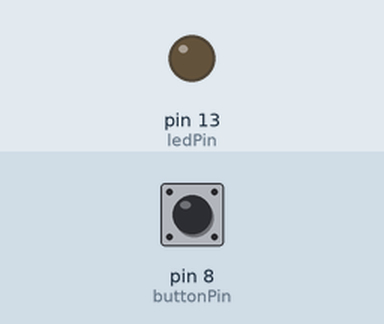
Simulated run of this sketch. Board: Arduino Uno, built with avr-gcc and run on an emulated ATmega328P. On the bench: output pins drawn as LEDs (lit = HIGH). The inputs (shaded band) are chosen by the test bench; at power-on: pin 8 (buttonPin) LOW. What the sketch prints to the serial monitor is not drawn.

Above: at 4.8 s.
4.9 s: pin 8 (buttonPin) pulled HIGH for 2.35 s
At 5.8 s:
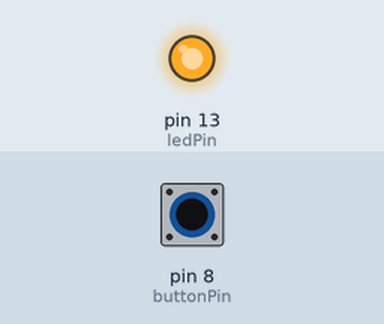
8.7 s: pin 8 (buttonPin) pulled HIGH for 2.35 s
Timing chart, 0 to 18.5 s (numbered marks = the images above; inputs shaded):
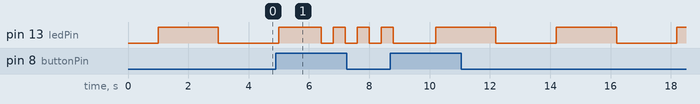

The sketch:

LA4_step4_state_diagram_TegranGrigorian.ino
```cpp
/*********************************************************************************************************
Student: Tegran Grigorian
Course: EGR185-401

Date: 2/5/2025
Assignment: Serial Communication Project
Instructor: Beniam Tewolde
Description: this program will toggle between a fast led blinking state and a slow led blinking state by using delays
*******************************************************************************************************************
*/

//ports
const int ledPin = 13;
const int buttonPin = 8;

//led state
enum State {
  SLOW,
  FAST
};

//le varibles
State currentState = SLOW;
bool currentButton = false;
bool lastButton = false;
unsigned long oldTime = 0;
bool ledState = LOW;

void setup() {
  pinMode(ledPin, OUTPUT);
  pinMode(buttonPin, INPUT);
  Serial.begin(9600);
  Serial.println("slow");
}

void loop() {

  bool currentButton = digitalRead(buttonPin);

  if (currentButton == HIGH && lastButton == LOW) {  // toggle the state

    if (currentState == SLOW) {
      currentState = FAST;
      Serial.println("fast");
    } else {
      currentState = SLOW;
      Serial.println("Bslow");
    }
    delay(200);  //optionales because it would freak out sometimes
  }

  lastButton = currentButton;

  switch (currentState) {
    case SLOW:
      led(1000);
      break;

    case FAST:
      led(200);
      break;
  }
}

//no allowed to use delay
void led(int interval) {
  digitalWrite(ledPin, ledState);
  delay(interval);
  ledState = !ledState;
  digitalWrite(ledPin, ledState);
  delay(interval);
}
```

Measured:
- by itself, pin 13 (ledPin): repeats every 4.0 s: HIGH 2.0 s, LOW 2.0 s
